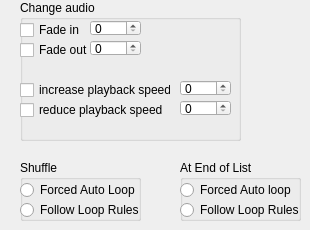
      <widget class="QWidget" name="tab_2">
       <attribute name="title">
        <string>Tab 2</string>
       </attribute>
       <widget class="QGroupBox" name="groupBox_4">
        <property name="geometry">
         <rect>
          <x>20</x>
          <y>0</y>
          <width>221</width>
          <height>141</height>
         </rect>
        </property>
        <property name="title">
         <string>Change audio</string>
        </property>
        <widget class="QCheckBox" name="settingsFadeIn">
         <property name="geometry">
          <rect>
           <x>0</x>
           <y>20</y>
           <width>76</width>
           <height>20</height>
          </rect>
         </property>
         <property name="text">
          <string>Fade in</string>
         </property>
        </widget>
        <widget class="QCheckBox" name="settingsFadeOut">
         <property name="geometry">
          <rect>
           <x>0</x>
           <y>40</y>
           <width>76</width>
           <height>20</height>
          </rect>
         </property>
         <property name="text">
          <string>Fade out</string>
         </property>
        </widget>
        <widget class="QCheckBox" name="settingsIncreaseSpeed">
         <property name="geometry">
          <rect>
           <x>0</x>
           <y>80</y>
           <width>151</width>
           <height>20</height>
          </rect>
         </property>
         <property name="text">
          <string>increase playback speed</string>
         </property>
        </widget>
        <widget class="QCheckBox" name="settingsReduceSpeed">
         <property name="geometry">
          <rect>
           <x>0</x>
           <y>100</y>
           <width>151</width>
           <height>20</height>
          </rect>
         </property>
         <property name="text">
          <string>reduce playback speed</string>
         </property>
        </widget>
        <widget class="QSpinBox" name="settingsFadeInSpin">
         <property name="geometry">
          <rect>
           <x>70</x>
           <y>20</y>
           <width>51</width>
           <height>16</height>
          </rect>
         </property>
         <property name="maximum">
          <number>20</number>
         </property>
        </widget>
        <widget class="QSpinBox" name="settingsFadeOutSpin">
         <property name="geometry">
          <rect>
           <x>70</x>
           <y>40</y>
           <width>51</width>
           <height>16</height>
          </rect>
         </property>
         <property name="maximum">
          <number>20</number>
         </property>
        </widget>
        <widget class="QSpinBox" name="settingsIncreaseSpeedSpin">
         <property name="geometry">
          <rect>
           <x>160</x>
           <y>80</y>
           <width>51</width>
           <height>16</height>
          </rect>
         </property>
         <property name="maximum">
          <number>20</number>
         </property>
        </widget>
        <widget class="QSpinBox" name="settingsReduceSpeedSpin">
         <property name="geometry">
          <rect>
           <x>160</x>
           <y>100</y>
           <width>51</width>
           <height>16</height>
          </rect>
         </property>
         <property name="maximum">
          <number>20</number>
         </property>
        </widget>
       </widget>
       <widget class="QGroupBox" name="groupBox_5">
        <property name="geometry">
         <rect>
          <x>180</x>
          <y>160</y>
          <width>121</width>
          <height>61</height>
         </rect>
        </property>
        <property name="title">
         <string>At End of List</string>
        </property>
        <widget class="QRadioButton" name="settingsEndForceLoop">
         <property name="geometry">
          <rect>
           <x>0</x>
           <y>20</y>
           <width>121</width>
           <height>20</height>
          </rect>
         </property>
         <property name="text">
          <string>Forced Auto loop</string>
         </property>
        </widget>
        <widget class="QRadioButton" name="settingsEndLoopRules">
         <property name="geometry">
          <rect>
           <x>0</x>
           <y>40</y>
           <width>121</width>
           <height>20</height>
          </rect>
         </property>
         <property name="text">
          <string>Follow Loop Rules</string>
         </property>
        </widget>
       </widget>
       <widget class="QGroupBox" name="groupBox_6">
        <property name="geometry">
         <rect>
          <x>20</x>
          <y>160</y>
          <width>121</width>
          <height>61</height>
         </rect>
        </property>
        <property name="title">
         <string>Shuffle</string>
        </property>
        <widget class="QRadioButton" name="settingsShuffleForceLoop">
         <property name="geometry">
          <rect>
           <x>0</x>
           <y>20</y>
           <width>121</width>
           <height>20</height>
          </rect>
         </property>
         <property name="text">
          <string>Forced Auto Loop</string>
         </property>
        </widget>
        <widget class="QRadioButton" name="settingsShuffleLoopRules">
         <property name="geometry">
          <rect>
           <x>0</x>
           <y>40</y>
           <width>121</width>
           <height>20</height>
          </rect>
         </property>
         <property name="text">
          <string>Follow Loop Rules</string>
         </property>
        </widget>
       </widget>
      </widget>
